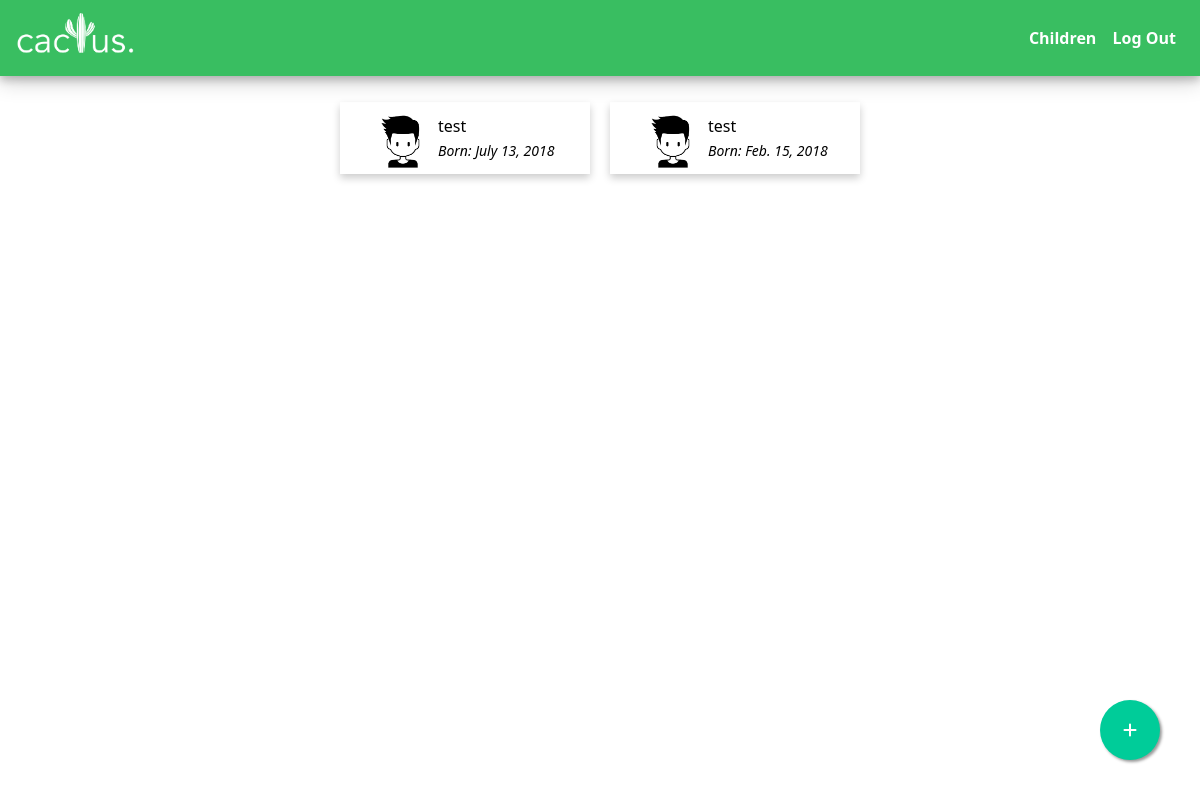
Page /kids (signed in) on the earlier database version.
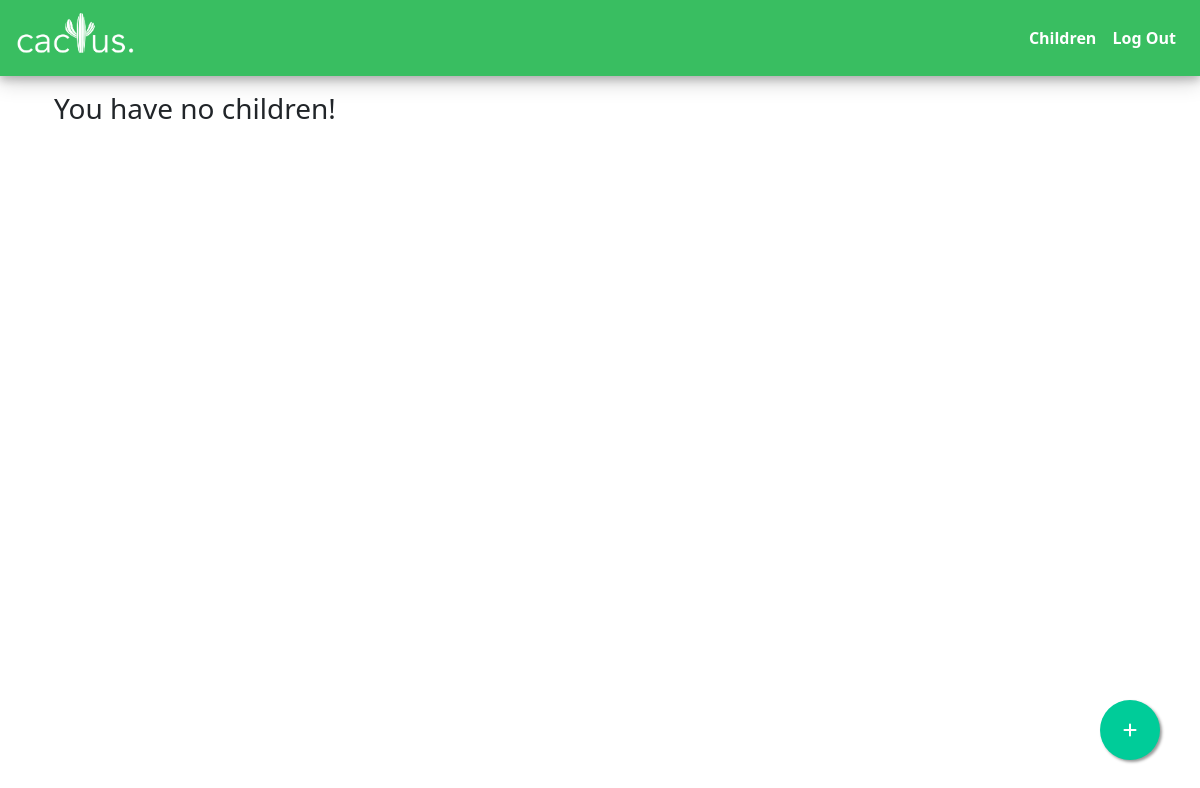
Same page on the later database version.
### cactusApp/models.py (models this page shows, shortened)
class Child(models.Model):
    name = models.CharField(max_length=64)
    gender = models.CharField(max_length=5)
    birthday = models.DateField()
    user = models.ForeignKey(User, on_delete=models.CASCADE)

### cactusApp/views.py (the view)
# urls.py: path("kids", views.kids, name='kids'),
def kids(request):
    if not request.user.is_authenticated:
        return HttpResponseRedirect(reverse("home"))
    kids = Child.objects.filter(user=request.user)
    context = {
        'kids': kids,
    }
    return render(request, 'cactusApp/child.html', context)

### cactusApp/templates/cactusApp/child.html (shortened to what this page needs)
{% extends "cactusApp/base.html" %}
{% load static %}
{% block body %}
<div class="container">
    <div class="child-wrraper mt-10 row justify-content-md-center">
        {% if not kids %}
        <h3>You have no children!</h3>
        {% endif %}
        {% for i in kids %}
        <div class="child-card col-6 col-md-4">
            <a href="{% url 'kid' i.id %}">
                <div class="card-container">
                    {% if i.gender == 'boy'%}
                        <img src="{% static 'img/boy.png' %}" alt="">
                    {% else %}
                        <img src="{% static 'img/girl.png' %}" alt="">
                    {% endif %}
                    <div class="child-info">
                        <span class="my-2">{{i.name}}</span><br>
                        <span class="my-2 small born">Born: {{i.birthday}}</span>
                    </div>
                  </div>
            </a>
        </div>
        {% endfor %}
    </div>
    <a href="{% url 'index' %}" class="float">
        <i class="fa fa-plus my-float"></i>
    </a>
</div>
{% endblock %}

Differences in the rows shown:
removed Child: name "test", birthday "July 13, 2018"
removed Child: name "test", birthday "Feb. 15, 2018"
Other differences:
text now shown: "You have no children!"
